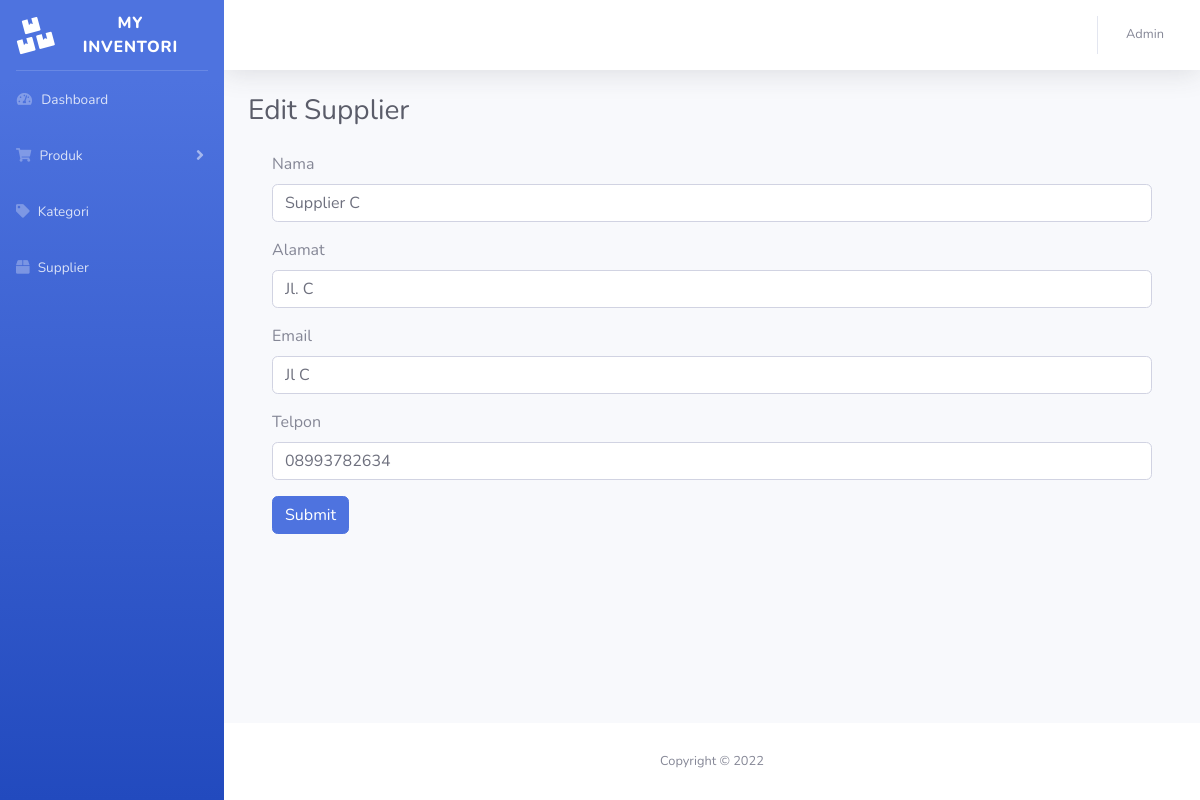
The app's page /supplier_edit.php?id_supplier=3 (signed in), older data.
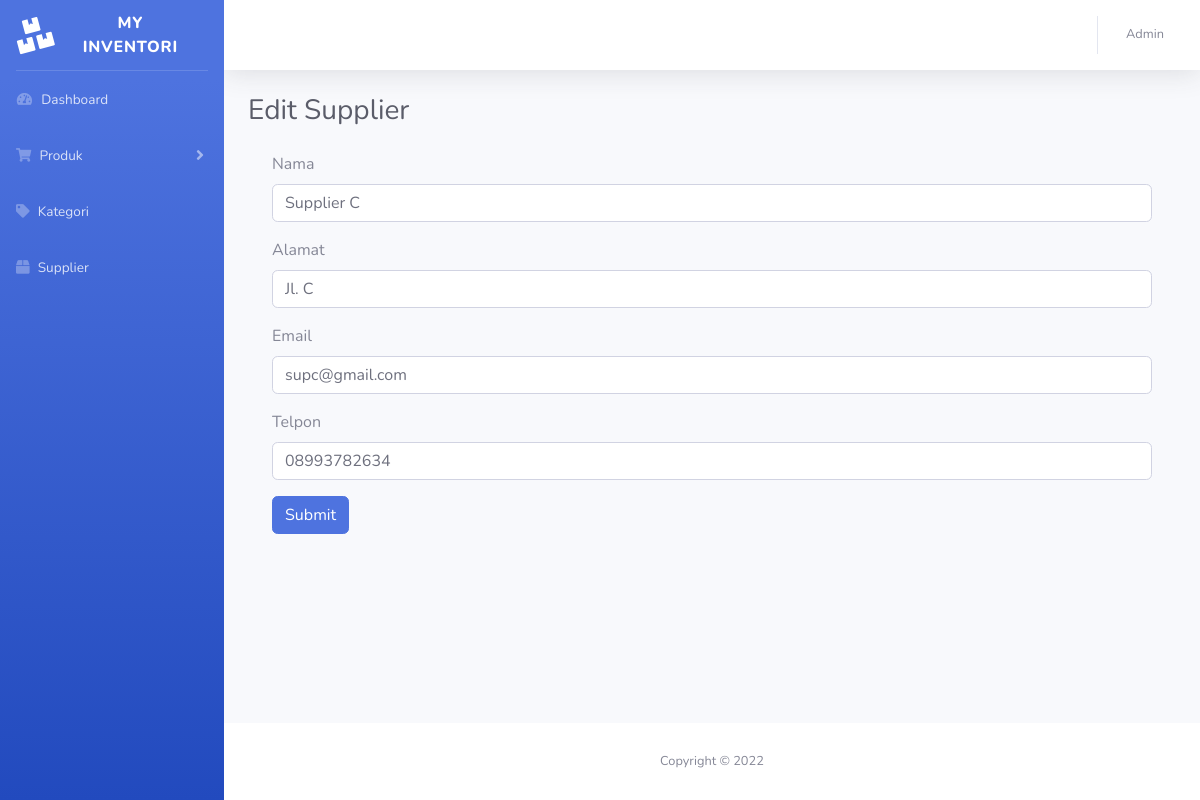
The same page, newer data.
### tables this page shows
CREATE TABLE `supplier` (
  `id_supplier` int(255) NOT NULL,
  `nama_supplier` varchar(255) NOT NULL,
  `alamat` varchar(255) NOT NULL,
  `email` varchar(255) NOT NULL,
  `telpon` varchar(255) NOT NULL
);

### supplier_edit.php (the view, shortened to what this page needs)
<?php
include '_koneksi.php';
$id_supplier = $_GET['id_supplier'];
$sql = "SELECT * FROM supplier WHERE id_supplier = '$id_supplier'";
$result = $conn->query($sql);
if ($result->num_rows > 0) {
  while($row = $result->fetch_assoc()) {
    $supplier = $row;
  }
} else {
  echo "0 results";
}
?>
<!DOCTYPE html>
<html lang="en">
<head>
    <link href="vendor/fontawesome-free/css/all.min.css" rel="stylesheet" type="text/css">
    <link href="css/sb-admin-2.min.css" rel="stylesheet">
</head>
<body id="page-top">
    <div id="wrapper">
		<?php include 'inc/sidebar.php'; ?>
        <div id="content-wrapper" class="d-flex flex-column">
            <div id="content">
				<?php include 'inc/topbar.php'; ?>
                <div class="container-fluid">
					<div class="d-sm-flex align-items-center justify-content-between mb-4">
						<h1 class="h3 mb-0 text-gray-800">Edit Supplier</h1>
					</div>
					<div class="container">
						<form method="post" action="supplier_edit_go.php">
						  <div class="form-group">
							<label for="exampleInputEmail1">Nama</label>
							<input name="nama_supplier" type="text" class="form-control" value="<?= $supplier['nama_supplier']  ?>">
						  </div>
						  <div class="form-group">
							<label for="exampleInputEmail1">Alamat</label>
							<input name="alamat" type="text" class="form-control" value="<?= $supplier['alamat']  ?>">
						  </div>
						  <div class="form-group">
							<label for="exampleInputEmail1">Email</label>
							<input name="email" type="text" class="form-control" value="<?= $supplier['email']  ?>">
						  </div>
						  <div class="form-group">
							<label for="exampleInputEmail1">Telpon</label>
							<input name="telpon" type="text" class="form-control" value="<?= $supplier['telpon']  ?>">
						  </div>
						  <button type="submit" class="btn btn-primary">Submit</button>
						</form>
					</div>
                </div>
            </div>
			<?php include 'inc/footer.php'; ?>
        </div>
    </div>
</body>
</html>

Row changes from the older to the newer data that the page shows:
changed supplier "Supplier C": email "Jl C" → "supc@gmail.com"
